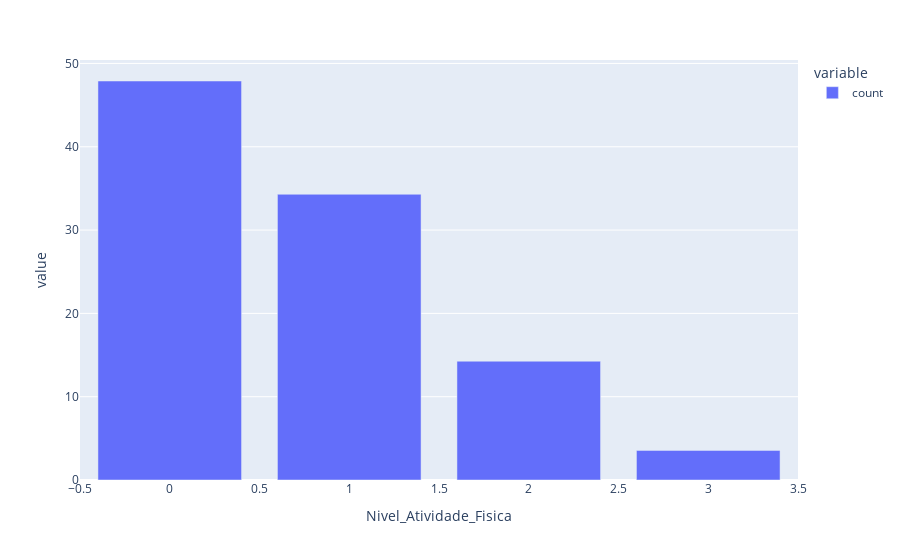

Notebook code cell kept with this figure:
### Code cell
px.bar(df_obesiddade.value_counts('Nivel_Atividade_Fisica') / len(df_obesiddade)*100)

### Figure 1 — Plotly figure (JSON) as saved in the notebook; plotly's stock layout.template omitted (floating-point values rounded to 4 significant figures)
{"data": [{"alignmentgroup": "True", "hovertemplate": "variable=count<br>Nivel_Atividade_Fisica=%{x}<br>value=%{y}<extra></extra>", "legendgroup": "count", "marker": {"color": "#636efa", "pattern": {"shape": ""}}, "name": "count", "offsetgroup": "count", "orientation": "v", "showlegend": true, "textposition": "auto", "type": "bar", "x": [0, 1, 2, 3], "xaxis": "x", "y": [47.89, 34.3, 14.26, 3.553], "yaxis": "y"}], "layout": {"barmode": "relative", "legend": {"title": {"text": "variable"}, "tracegroupgap": 0}, "margin": {"t": 60}, "xaxis": {"anchor": "y", "domain": [0, 1], "title": {"text": "Nivel_Atividade_Fisica"}}, "yaxis": {"anchor": "x", "domain": [0, 1], "title": {"text": "value"}}}}
